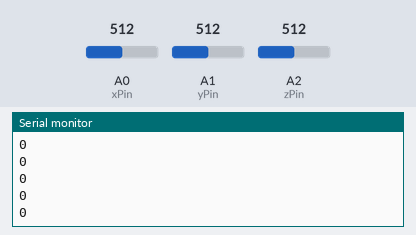
Bench run of a sketch on a simulated Arduino Uno, built with avr-gcc and run on an emulated ATmega328P. On the bench: the last lines printed to the serial monitor. The inputs (shaded band) are chosen by the test bench; at power-on: A0 (xPin) = 512, A1 (yPin) = 512, A2 (zPin) = 512.

Above: at 1.2 s.
1.3 s: A0 (xPin) set to 716
At 2.6 s:
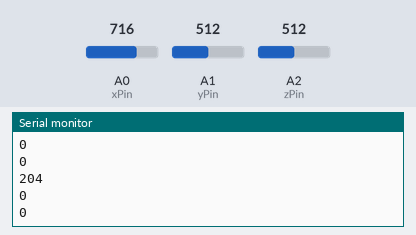
2.8 s: A1 (yPin) set to 306
At 3.7 s:
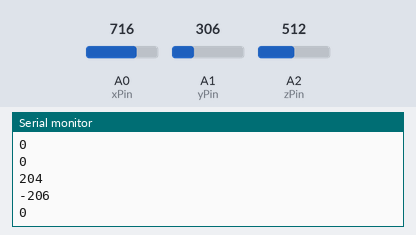
4.3 s: A2 (zPin) set to 900
At 5.6 s:
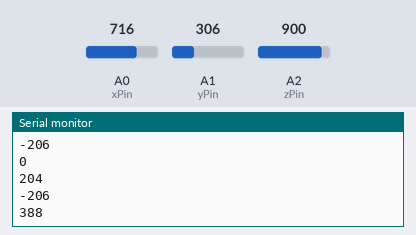
5.8 s: A2 (zPin) set to 1023
At 6.8 s:
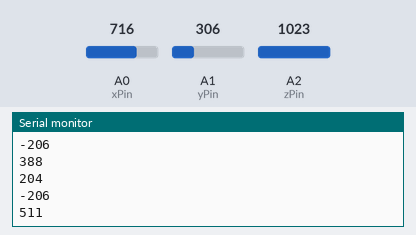
7.3 s: A1 (yPin) set to 122
At 8.6 s:
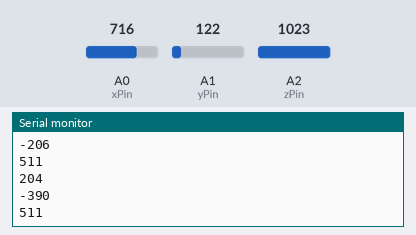
8.8 s: A0 (xPin) set to 511
At 9.6 s:
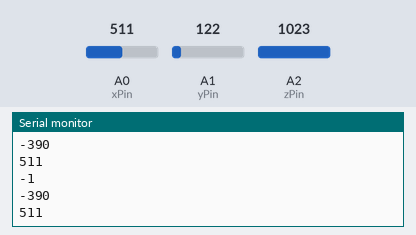
Timing chart, 0 to 11.3 s (numbered marks = the images above; inputs shaded):
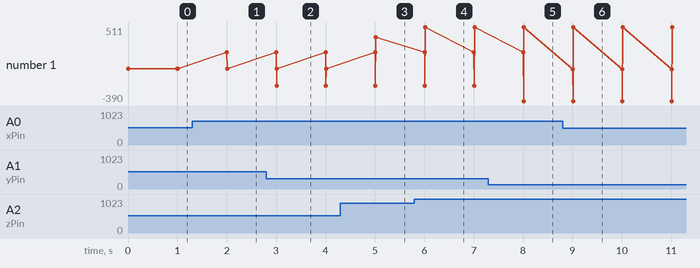

The sketch:

sketch_oct16a.ino
```cpp
const int xPin = A0;  // Analog pin for X-axis
const int yPin = A1;  // Analog pin for Y-axis
const int zPin = A2;  // Analog pin for Z-axis
int initialXValue = 0;
int initialYValue = 0;
int initialZValue = 0;
void setup() {
  Serial.begin(9600);
  pinMode(xPin, INPUT);
  pinMode(yPin, INPUT);
  pinMode(zPin, INPUT);
  initialXValue = analogRead(xPin);
  initialYValue = analogRead(yPin);
  initialZValue = analogRead(zPin);
}
void loop() {
  int xValue = analogRead(xPin) - initialXValue;
  int yValue = analogRead(yPin) - initialYValue;
  int zValue = analogRead(zPin) - initialZValue;
  Serial.print(xValue);
  Serial.println("");
  Serial.print(yValue);
  Serial.println("");
  Serial.print(zValue);
  Serial.println("");
  delay(1000);  // rate in millisenconds
}
```

Measured:
- after the input at 1.3 s, the serial monitor: prints a new line after 0.70 s (image 1)
- after the input at 2.8 s, the serial monitor: prints a new line after 0.21 s (image 2)
- after the input at 4.3 s, the serial monitor: prints a new line after 0.72 s (image 3)
- after the input at 5.8 s, the serial monitor: prints a new line after 0.22 s (image 4)
- after the input at 7.3 s, the serial monitor: prints a new line after 0.71 s (image 5)
- after the input at 8.8 s, the serial monitor: prints a new line after 0.21 s (image 6)
- plotted number 1: 0 → 388 after the input at 4.3 s, 388 → 511 after the input at 5.8 s
